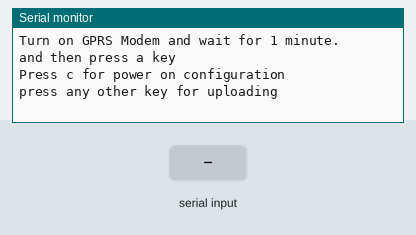
Bench run of a sketch on a simulated Arduino Uno, built with avr-gcc and run on an emulated ATmega328P. Shown: the last lines printed to the serial monitor. The test bench sets the inputs (shaded band). The modem accepts every AT command (registered, SIM ready, sends succeed) and sends nothing else.

Above: at 1.0 s.
1.1 s: "c\n" received over Serial
At 2.02 s:
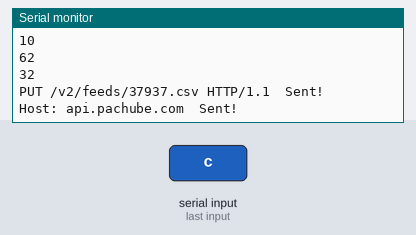
At 3.1 s:
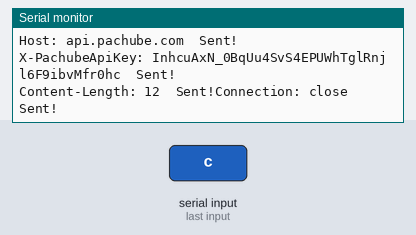
Timing chart, 0 to 4.6 s (numbered marks = the images above; inputs shaded):
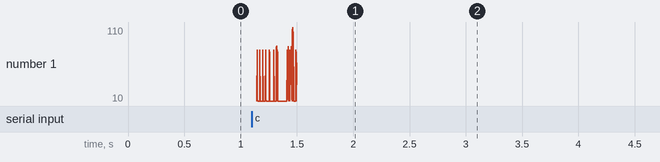

The sketch:

PachubeFeed.ino
```cpp
/* Sketch for sending data to a Pachube feed using the GPRS shield. */

/* Cellcard config
*
* Connect name: 	GPRS Cellcard
* International Access Point Name(APN): 	cellcard
* Data bearer/connection type: 	GPRS
* User name: 	mobitel
* Password: 	mobitel
* Authentication: 	normal
* WAP/Proxy address: 	203.144.95.100
* Port: 	8080 (8080 for http and 9201 for wap)
* Homepage: 	http://www.cellcard.com.kh/mobile
*/


#include <SoftwareSerial.h>

SoftwareSerial GPRS_Serial(7, 8);

void setup()
{
  GPRS_Serial.begin(19200);  //GPRS Shield baud rate
  Serial.begin(19200);

setup_start:

  Serial.println("Turn on GPRS Modem and wait for 1 minute.");
  Serial.println("and then press a key");
  Serial.println("Press c for power on configuration");
  Serial.println("press any other key for uploading");
  Serial.flush();
  while(Serial.available() == 0);
  if(Serial.read()=='c')
  {
    Serial.println("Executing AT Commands for one time power on configuration");

    GPRS_Serial.flush();

    GPRS_Serial.println("ATE0"); //Command echo off
    Serial.println("ATE0   Sent");
    if(GPRS_Serial_wait_for_bytes(4,10) == 0)
    {
      Serial.println("Timeout");
      goto setup_start;
    }
    else
    {
      Serial.print("Received:");
      while(GPRS_Serial.available()!=0)
      {
        Serial.print((unsigned char)GPRS_Serial.read());
        Serial.print("\n");
      }
    }

    GPRS_Serial.println("AT+CIPMUX=0"); //We only want a single IP Connection at a time.
    Serial.println("AT+CIPMUX=0   Sent");
    if(GPRS_Serial_wait_for_bytes(4,10) == 0)
    {
      Serial.println("Timeout");
      goto setup_start;
    }
    else
    {
      Serial.print("Received:");
      while(GPRS_Serial.available()!=0)
      {
        Serial.print((unsigned char)GPRS_Serial.read());
        Serial.print("\n");
      }
    }

    GPRS_Serial.println("AT+CIPMODE=0"); //Selecting "Normal Mode" and NOT "Transparent Mode" as the TCP/IP Application Mode
    Serial.println("AT+CIPMODE=0    Sent!");
    if(GPRS_Serial_wait_for_bytes(4,10) == 0)
    {
      Serial.println("Timeout");
      goto setup_start;
    }
    else
    {
      Serial.print("Received:");
      while(GPRS_Serial.available()!=0)
      {
        Serial.print((unsigned char)GPRS_Serial.read());
        Serial.print("\n");
      }
    }

    GPRS_Serial.println("AT+CGDCONT=?");
    Serial.println("AT+CGDCONT=?   Sent!");
    if(GPRS_Serial_wait_for_bytes(4,10) == 0)
    {
      Serial.println("Timeout");
      goto setup_start;
    }
    else
    {
      Serial.print("Received:");
      while(GPRS_Serial.available()!=0)
      {
        Serial.print((unsigned char)GPRS_Serial.read());
        Serial.print("\n");
      }
    }

    GPRS_Serial.println("AT+CGDCONT=1,\"IP\",\"cellcard\"");
    Serial.println("AT+CGDCONT=1,\"IP\",\"cellcard\"   Sent!");
    if(GPRS_Serial_wait_for_bytes(4,10) == 0)
    {
      Serial.println("Timeout");
      goto setup_start;
    }
    else
    {
      Serial.print("Received:");
      while(GPRS_Serial.available()!=0)
      {
        Serial.print((unsigned char)GPRS_Serial.read());
        Serial.print("\n");
      }
    }

    GPRS_Serial.println("AT+CSTT=\"cellcard\",\"mobitel\",\"mobitel\""); //Start Task and set Access Point Name (and username and password if any)
    Serial.println("AT+CSTT=\"cellcard\",\"mobitel\",\"mobitel\"   Sent!");
    if(GPRS_Serial_wait_for_bytes(4,10) == 0)
    {
      Serial.println("Timeout");
      goto setup_start;
    }
    else
    {
      Serial.print("Received:");
      while(GPRS_Serial.available()!=0)
      {
        Serial.print((unsigned char)GPRS_Serial.read());
        Serial.print("\n");
      }
    }

    GPRS_Serial.println("AT+CIPSHUT"); //Close any GPRS Connection if open
    Serial.println("AT+CIPSHUT  Sent!");
    if(GPRS_Serial_wait_for_bytes(7,10) == 0)
    {
      Serial.println("Timeout");
      goto setup_start;
    }
    else
    {
      Serial.print("Received:");
      while(GPRS_Serial.available()!=0)
      {
        Serial.print((unsigned char)GPRS_Serial.read());
        Serial.print("\n");
      }
    }
  }
}

void loop()
{
loop_start:

  Serial.println("Press a key to read temperature and upload it");
  Serial.flush();
  while(Serial.available() == 0);
  Serial.read();

  //getTemp102();
  //Serial.print("TMP102 Temperature = ");
  //Serial.println(convertedtemp);

  GPRS_Serial.println("AT+CIPSTART=\"TCP\",\"api.pachube.com\",\"80\""); //Open a connection to Pachube.com
  Serial.println("AT+CIPSTART=\"TCP\",\"api.pachube.com\",\"80\"  Sent!");
  if(GPRS_Serial_wait_for_bytes(12,255) == 0)
  {
    Serial.println("Timeout");
    goto loop_start;
  }
  else
  {
    Serial.print("Received:");
    while(GPRS_Serial.available()!=0)
    {
      Serial.print((unsigned char)GPRS_Serial.read());
      Serial.print("\n");
    }
  }

  GPRS_Serial.flush();
  GPRS_Serial.println("AT+CIPSEND"); //Start data through TCP connection
  Serial.println("AT+CIPSEND  Sent!");
  if(GPRS_Serial_wait_for_bytes(1,100) == 0)
  {
    Serial.println("Timeout");
    goto loop_start;
  }
  else
  {
    Serial.print("Received:");
    while(GPRS_Serial.available()!=0)
    {
      Serial.print((unsigned char)GPRS_Serial.read());
      Serial.print("\n");
    }
  }

  GPRS_Serial.flush();

  //Emulate HTTP and use PUT command to upload temperature datapoint using Comma Seperate Value Method
  GPRS_Serial.print("PUT /v2/feeds/37937.csv HTTP/1.1\r\n");
  Serial.println("PUT /v2/feeds/37937.csv HTTP/1.1  Sent!");
  delay(300);

  GPRS_Serial.print("Host: api.pachube.com\r\n");
  Serial.println("Host: api.pachube.com  Sent!");
  delay(300);

  GPRS_Serial.print("X-PachubeApiKey: InhcuAxN_0BqUu4SvS4EPUWhTglRnjl6F9ibvMfr0hc\r\n"); //REPLACE THIS KEY WITH YOUR OWN PACHUBE API KEY
  Serial.println("X-PachubeApiKey: InhcuAxN_0BqUu4SvS4EPUWhTglRnjl6F9ibvMfr0hc  Sent!"); //REPLACE THIS KEY WITH YOUR OWN PACHUBE API KEY
  delay(300);

  GPRS_Serial.print("Content-Length: 12\r\n");
  Serial.print("Content-Length: 12  Sent!");
  delay(300);

  GPRS_Serial.print("Connection: close\r\n\r\n");
  Serial.print("Connection: close  Sent!");
  delay(300);
  GPRS_Serial.print("01,100"); // <datastream_id>,<value>
  delay(300);
  GPRS_Serial.print("\r\n");
  delay(300);
  GPRS_Serial.print("\r\n");
  delay(300);
  GPRS_Serial.write(0x1A);
  delay(300); //Send End Of Line Character to send all the data and close connection
  if(GPRS_Serial_wait_for_bytes(20,255) == 0)
  {
    Serial.println("Timeout");
    goto loop_start;
  }
  else
  {
    Serial.print("Received:");
    while(GPRS_Serial.available()!=0)
    {
      Serial.print((unsigned char)GPRS_Serial.read());
      Serial.print("\n");
    }
  }

  GPRS_Serial.flush();
  GPRS_Serial.println("AT+CIPSHUT"); //Close the GPRS Connection
  Serial.println("AT+CIPSHUT  Sent!");
  if(GPRS_Serial_wait_for_bytes(4,100) == 0)
  {
    Serial.println("Timeout");
    goto loop_start;
  }
  else
  {
    Serial.print("Received:");
    while(GPRS_Serial.available()!=0)
    {
      Serial.print((unsigned char)GPRS_Serial.read());
      Serial.print("\n");
    }
  }
}

char GPRS_Serial_wait_for_bytes(char no_of_bytes, int timeout)
{
  while(GPRS_Serial.available() < no_of_bytes)
  {
    delay(200);
    timeout-=1;
    if(timeout == 0)
    {
      return 0;
    }
  }
  return 1;
}
```

Measured:
- after the input at 1.1 s, the serial monitor: prints a new line at once (image 1)
